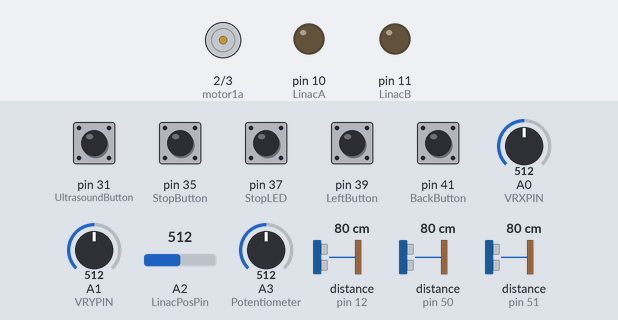
This sketch was run on a simulated Arduino Mega 2560, built with avr-gcc and run on an emulated ATmega2560. Shown: motor-driver pin pairs drawn as motors (green arrow = first pin HIGH = forward, orange = second pin HIGH = backward, longer = more drive), output pins drawn as LEDs (lit = HIGH). Wiring (inferred from the names in the program): 3 × ultrasonic range finder: trigger pin 13, echo pin 12 / trigger pin 52, echo pin 50 / trigger pin 53, echo pin 51. The test bench sets the inputs (shaded band); at power-on: pin 31 (UltrasoundButton), pin 35 (StopButton), pin 37 (StopLED), pin 39 (LeftButton), pin 41 (BackButton) LOW, A1 (VRYPIN) = 512, A3 (Potentiometer) = 512, A0 (VRXPIN) = 512, A2 (LinacPosPin) = 512, distance to the obstacle (sensors on pin 12, pin 50, pin 51) 80 cm. The echo pulse lasts 58.3 µs per cm; pins used as bus, display or sensor lines are not drawn; what the sketch prints to the serial monitor is not drawn.

Above: at 1.2 s.
1.3 s: A1 (VRYPIN) set to 365
At 2.0 s:
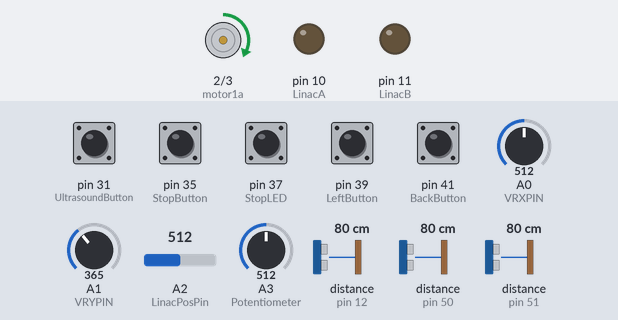
2.8 s: A3 (Potentiometer) set to 365
At 3.9 s:
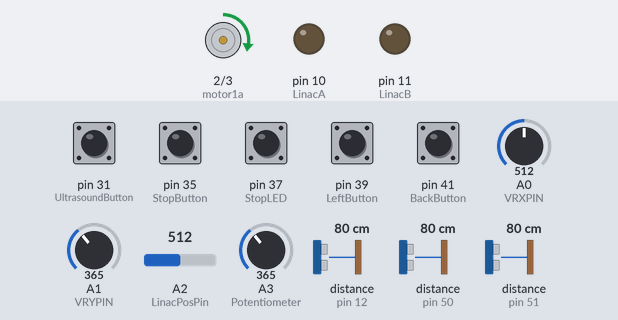
4.3 s: A1 (VRYPIN) set to 640
5.8 s: A1 (VRYPIN) set to 664
At 6.9 s:
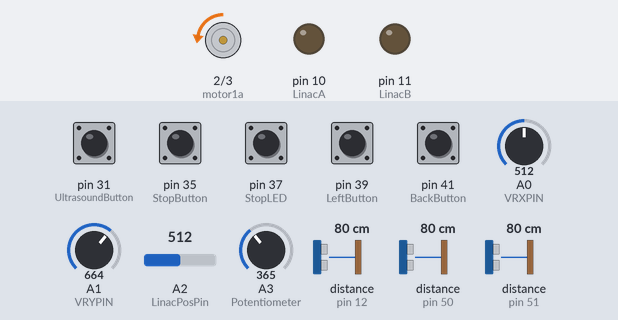
7.3 s: A3 (Potentiometer) set to 992
At 8.5 s:
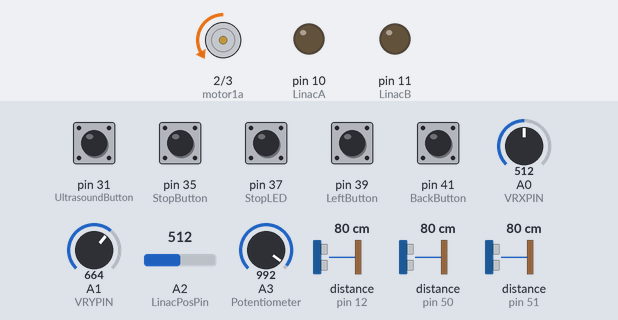
8.8 s: A1 (VRYPIN) set to 992
At 9.2 s:
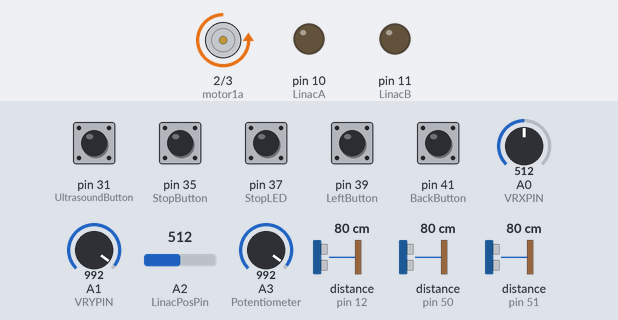
Timing chart, 0 to 11.3 s (numbered marks = the images above; inputs shaded):
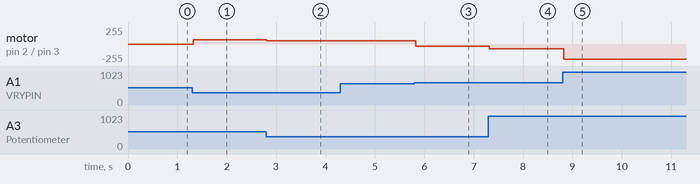

The sketch:

BabyCarV5.1.1Code.ino
```cpp
/*Error Docs:

avrdude: stk500v2_getsync(): timeout communicating with programmer
-select through the tools->ports-> mega adk

*/

//Joystick Setup
#define VRXPIN A0
#define VRYPIN A1

#define motor1a 2
#define motor1b 3

#define motor2a 2
#define motor2b 3

#define LinacA 10
#define LinacB 11
#define LinacPosPin A2
#define ENA 12


//back and front proximity sensors
#define Ultra1Trig 52
#define Ultra1Echo 50

#define Ultra2Trig 53
#define Ultra2Echo 51

//Head array sensors
#define ultra_left_trig 13
#define ultra_left_echo 12

// #define ultra_right_trig
// #define ultra_right_echo

// #define ultra_fender_trig
// #define ultra_right_echo

//control panel
#define UltrasoundButton 31  //ultra toggle
#define Potentiometer A3     //motor speed
//kill switch
#define StopButton 35
#define StopLED 37


int xValue = 0;
int yValue = 0;

//Motor1 Setup
// int motor1a = 5;
// int motor1b = 4;

// Motor 2 Setup
// int motor2a = 6;
// int motor2b = 7;

// //Linear Actuator Setup
// int LinacA = 10;
// int LinacB = 11;
// int ENA = 12;
// int LinacPosPin = A2;
int RealLinacPos;

//Ultrasonic Setup


// int Ultra1Trig = 52;
// int Ultra1Echo = 50;
int ProxFront;
long duration1;
int distance1;

// int Ultra2Trig = 53;
// int Ultra2Echo = 51;
int ProxBack;
long duration2;
int distance2;

int ForwardButton = 35;
int RightButton = 37;
int LeftButton = 39;
int BackButton = 41;

int Forward;
int Right;
int Left;
int Back;

int ButtonMotorSpeed = 10;
int i;

enum head_array_state {
  LEFT,
  RIGHT,
  BACK,
  NONE
}  head_array_state;

//change values
// int ultra_left_trig =
// int ultra_left_echo =

// int ultra_right_trig =
// int ultra_right_echo =

// int ultra_fender_trig =
// int ultra_fender_echo =


// int UltrasoundButton = 36;

//Misc Setup
// int Potentiometer = A3;

//Killswitch Setup
// int StopButton = 35;
int PreviousStopButtonState;
int CurrentStopButtonState;
int StopStatus;
// int StopLED = 37;

int xRestMin;
int xRestMax;
int LinacRestMax;
int LinacRestMin;
int LinacExtendMax;
int LinacExtendMin;

int yRestMin;
int yRestMax;


class Ultrasound {
private:
  byte echo_pin;
  byte trigger_pin;
  float duration;
  int distance;
public:
  Ultrasound(byte e_pin, byte t_pin) {
    this->echo_pin = e_pin;
    this->trigger_pin = t_pin;
    init();
  }

  void init() {
    Serial.begin(9600);
    update();
  }

  int update() {
    pinMode(echo_pin, INPUT);
    pinMode(trigger_pin, OUTPUT);
    digitalWrite(trigger_pin, LOW);
    // digitalWrite(echo_pin, LOW);
    delayMicroseconds(2);
    // Sets the trigPin on HIGH state for 10 micro seconds

    digitalWrite(trigger_pin, HIGH);
    // digitalWrite(echo_pin, HIGH);
    delayMicroseconds(10);

    digitalWrite(trigger_pin, LOW);
    // digitalWrite(echo_pin, LOW);

    duration = pulseIn(echo_pin, HIGH);
    //duration2 = pulseIn(Ultra2Echo, HIGH);
    // Reads the echoPin, returns the sound wave travel time in microseconds

    // Calculating the distance
    distance = duration * 0.034 / 2;
    return distance;
    delay(100);
  }

  int get_dist() {

    // Serial.println(update());
    int distance = update();
    return distance;
  }

  bool proximity_fb() {
    return update() < 40;
  }
};

Ultrasound ultra_front(Ultra1Echo, Ultra1Trig);
Ultrasound ultra_back(Ultra2Echo, Ultra2Trig);
Ultrasound ultra_left(ultra_left_echo, ultra_left_trig);

Ultrasound my_ultrasounds[] = { ultra_front, ultra_back, ultra_left };

void setup() {
  //Motors
  pinMode(motor1a, OUTPUT);
  pinMode(motor1b, OUTPUT);
  // pinMode(motor2a, OUTPUT);
  // pinMode(motor2b, OUTPUT);

  //Linear Actuator
  pinMode(LinacA, OUTPUT);
  pinMode(LinacB, OUTPUT);
  pinMode(LinacPosPin, INPUT);

  //Ultrasound Sensors
  pinMode(Ultra1Trig, OUTPUT);
  pinMode(Ultra1Echo, INPUT);
  pinMode(Ultra2Trig, OUTPUT);
  pinMode(Ultra2Echo, INPUT);
  pinMode(ultra_left_echo, INPUT);
  pinMode(ultra_left_trig, OUTPUT);
  pinMode(UltrasoundButton, INPUT);
  ProxFront = 0;
  ProxBack = 0;

  //Misc
  pinMode(Potentiometer, INPUT);

  //Killswitch
  pinMode(StopButton, INPUT);
  pinMode(StopLED, OUTPUT);
  StopStatus = 0;

  //Buttons
  pinMode(ForwardButton, INPUT);
  pinMode(RightButton, INPUT);
  pinMode(LeftButton, INPUT);
  pinMode(BackButton, INPUT);

  xRestMin = 375;
  xRestMax = 455;
  LinacRestMin = 50;
  LinacRestMax = 392;
  LinacExtendMax = 392;
  LinacExtendMin = 50;


  yRestMin = 512;
  yRestMax = 650;


  Serial.begin(9600);
}

int get_distance(Ultrasound sensor) {
  // float ultra_distance;
  if (digitalRead(UltrasoundButton) == 1) {
    if (sensor.proximity_fb()) {
      if (i == 0) {
        ProxFront = 1;
        return ProxFront;
      } else {
        ProxBack = 1;
        return ProxBack;
      }
    } else {
      if (i == 0) {
        ProxFront = 0;
        return ProxFront;
      } else {
        ProxBack = 0;
        return ProxBack;
      }
    }
  } else {
    return 0;
  }
}

void loop() {

  //Changing Values
  xValue = map(analogRead(VRXPIN), 0, 1023, 12, 830);
  yValue = analogRead(VRYPIN);
  //  Serial.print("x = ");
  //  Serial.println(xValue);
  // Serial.print(", y = ");
  // Serial.println(yValue);

  int MaxMotorSpeed = map(analogRead(Potentiometer), 0, 1023, 25, 255);  //last number value is max motor speed
  // Serial.println(MaxMotorSpeed);
  int NegativeyValue = abs(yValue - 612);
  int PositiveyValue = (yValue - 512);
  //Serial.println(ProxFront);

  RealLinacPos = analogRead(LinacPosPin);
  //Serial.print("Linear Actuator Position:");
  Serial.println(RealLinacPos);
  //Serial.println(NegativeyValue);
  Forward = digitalRead(ForwardButton);
  Right = digitalRead(RightButton);
  Left = digitalRead(LeftButton);
  Back = digitalRead(BackButton);

  // Serial.println(digitalRead(ForwardButton));

  ProxBack = get_distance(ultra_back);
  ProxFront = get_distance(ultra_front);

int distance_values[] = { my_ultrasounds[2].get_dist() };


  // distance_values[0] = my_ultrasounds[0].get_distance();
  // distance_values[1] = my_ultrasounds[1].get_distance();
  // distance_values[2] =

  // for (int j = 0; j < 2; j++) {
  //   distance_values[j] = my_ultrasounds[j].get_distance();
  //   // Serial.println(distance_values[j]);
  // }

  // float distance_chosen = min(min(distance_values[0], distance_values[1]), distance_values[2]);
  int distance_chosen = distance_values[0];

  // Serial.println(distance_chosen);
  // put threshold
  if (distance_chosen < 10 && digitalRead(UltrasoundButton) == 1) {
    if (distance_chosen == distance_values[0] && ProxFront == 0) {
      head_array_state = LEFT;
      Serial.println("left");
    if (RealLinacPos > LinacExtendMin) {
      digitalWrite(LinacA, HIGH);
      digitalWrite(LinacB, LOW);
    }
    } else if (distance_chosen == distance_values[1]) {
      head_array_state = BACK;
      Serial.println("front");
    } else if (distance_chosen == distance_values[2]) {
      head_array_state = RIGHT;
      Serial.println("right");
    } else {
      head_array_state = NONE;
      Serial.println("none");
    }
  } else {
    // Serial.println("join the glorius ovulation");
  }
  // Serial.println(ProxFront);

  //Joystick Motor Controls
  if (yValue > yRestMax) {
    digitalWrite(motor1a, LOW);
    analogWrite(motor1b, map(PositiveyValue, 0, 512, 0, MaxMotorSpeed));
    digitalWrite(motor2a, LOW);
    analogWrite(motor2b, map(PositiveyValue, 0, 512, 0, MaxMotorSpeed));
  } else if (yValue < yRestMin) {
    analogWrite(motor1a, map(NegativeyValue, 0, 512, 0, MaxMotorSpeed));
    digitalWrite(motor1b, LOW);
    analogWrite(motor2a, map(NegativeyValue, 0, 512, 0, MaxMotorSpeed));
    digitalWrite(motor2b, LOW);
  }

  //Joystick Steering Controls
  // if ((xValue < xRestMax) && (xValue > xRestMin) && (digitalRead(ForwardButton) == LOW) && (digitalRead(RightButton) == LOW) && (digitalRead(LeftButton) == LOW) && (digitalRead(BackButton) == LOW) || distance_chosen < 10) {
  //   if ((RealLinacPos < LinacRestMax) && (RealLinacPos > LinacRestMin)) {
  //     digitalWrite(LinacA, LOW);
  //     digitalWrite(LinacB, LOW);
  //   } else if (RealLinacPos < 221) {
  //     digitalWrite(LinacA, LOW);
  //     digitalWrite(LinacB, HIGH);
  //     analogWrite(ENA, 255);
  //   } else if (RealLinacPos > 221) {
  //     digitalWrite(LinacA, HIGH);
  //     digitalWrite(LinacB, LOW);
  //     analogWrite(ENA, 255);
  //   }  //End of Linear Actuator No Input Commands
  // } else if ((xValue > RealLinacPos) && (xValue > xRestMax)) {
  //   digitalWrite(LinacA, LOW);
  //   digitalWrite(LinacB, HIGH);
  //   analogWrite(ENA, 255);
  // } else if ((xValue < RealLinacPos) && (xValue < xRestMin)) {
  //   digitalWrite(LinacA, HIGH);
  //   digitalWrite(LinacB, LOW);
  //   analogWrite(ENA, 255);
  // }

  // //End of Linear Actuator No Input Commands
  // else if ((xValue > RealLinacPos) && (xValue > xRestMax) && (StopStatus == 0)) {
  //   digitalWrite(LinacA, HIGH);
  //   digitalWrite(LinacB, LOW);
  // }
  // else if ((xValue < RealLinacPos) && (xValue < xRestMin) && (StopStatus == 0)) {
  //   digitalWrite(LinacA, LOW);
  //   digitalWrite(LinacB, HIGH);
  // }
  // else {
  //   digitalWrite(LinacA, LOW);
  //   digitalWrite(LinacB, LOW);
  // }

  // if ((xValue < xRestMax) && (xValue > xRestMin) && (yValue < yRestMax) && (yValue > yRestMin)){ //Joystick Resting Value Ranges

  if (((digitalRead(ForwardButton) == HIGH) || (digitalRead(RightButton) == HIGH) || (digitalRead(LeftButton) == HIGH) || (digitalRead(BackButton) == HIGH || distance_chosen < 10))) {
    if (ButtonMotorSpeed < MaxMotorSpeed) {
      ButtonMotorSpeed++;
    }
  }

  // if (Forward == HIGH && ProxFront == 0 || head_array_state == BACK) {
  //   analogWrite(motor1a, ButtonMotorSpeed);
  //   digitalWrite(motor1b, LOW);  //WIP

  // } else if (Right == HIGH && ProxFront == 0 || head_array_state == RIGHT) {
  //   analogWrite(motor1a, ButtonMotorSpeed);
  //   digitalWrite(motor1b, LOW);  //WIP
  //     //  Serial.println("WORk");
  //   if (RealLinacPos < LinacExtendMax) {
  //     digitalWrite(LinacA, HIGH);
  //     digitalWrite(LinacB, LOW);
  //     analogWrite(ENA, 255);
  //   }
  // } else if ((Left == HIGH && ProxFront == 0) || head_array_state == LEFT) {
    // analogWrite(motor1a, ButtonMotorSpeed);
    // digitalWrite(motor1b, LOW);  //WIP
    // if (RealLinacPos > LinacExtendMin) {
    //   digitalWrite(LinacA, LOW);
    //   digitalWrite(LinacB, HIGH);
    // }
  // } else if (Back == HIGH && ProxBack == 0) {
  //   digitalWrite(motor1a, LOW);
  //   analogWrite(motor1b, ButtonMotorSpeed);
  // } else {
  //   digitalWrite(motor1a, LOW);
  //   digitalWrite(motor1b, LOW);
  //   // analogWrite(i, 1);
  //   ButtonMotorSpeed = 1;
  // }


  //head array
  // Ultrasound ultra_right(ultra_right_echo, ultra_right_trig);
  // Ultrasound ultra_fender(ultra_fender_echo, ultra_fender_trig);


  //change pins

  // Serial.println(ProxFront);
  // Serial.println(ProxBack);
  // Serial.println(digitalRead(UltrasoundButton));


  //Killswitch
  PreviousStopButtonState = CurrentStopButtonState;
  CurrentStopButtonState = (digitalRead(StopButton));

  if ((CurrentStopButtonState == 1) && (PreviousStopButtonState == 0)) {
    if (StopStatus == 0) {
      StopStatus = 1;
    } else if (StopStatus == 1) {
      StopStatus = 0;
    }
  }
  if (StopStatus == 1) {
    digitalWrite(StopLED, HIGH);
  } else if (StopStatus == 0) {
    digitalWrite(StopLED, LOW);
  }


  delay(20);
}
```

Measured:
- the behaviour switches between 650 and 651 on A1 (VRYPIN) (found by bisection; images 2 and 3)
- after the input at 1.3 s, motor on pin 2 (motor1a) / pin 3 (motor1b): stopped → forward 67/255 at once
- after the input at 2.8 s, motor on pin 2 (motor1a) / pin 3 (motor1b): forward 67/255 → forward 51/255 at once
- after the input at 4.3 s, every drawn part: stays the same
- after the input at 5.8 s, motor on pin 2 (motor1a) / pin 3 (motor1b): forward 51/255 → backward 31/255 at once
- after the input at 7.3 s, motor on pin 2 (motor1a) / pin 3 (motor1b): backward 31/255 → backward 73/255 at once
- after the input at 8.8 s, motor on pin 2 (motor1a) / pin 3 (motor1b): backward 73/255 → backward 232/255 at once
